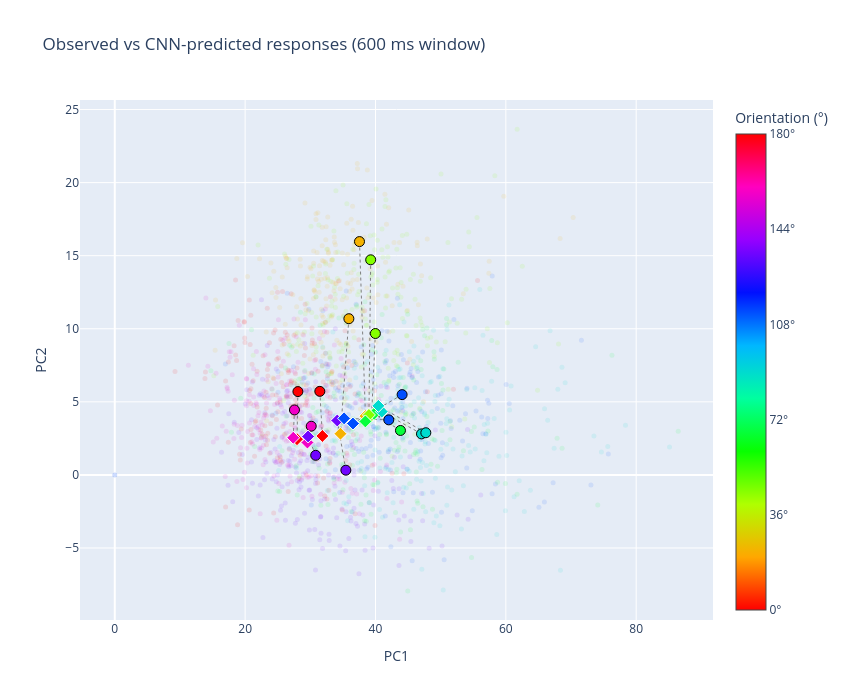

The notebook cell this image was saved under:
### Code cell
# Project observed averages, per-trial dots, and CNN predictions into PC1/PC2,
# computed from the same VIS_ORIENT_TIME window used to define the targets.
import os
import plotly.graph_objects as go
from sklearn.decomposition import PCA

X_win  = targets                                # (n_orient, n_neurons)
pca_win = PCA(n_components=2).fit(X_win)
proj_win = pca_win.components_.T                # (n_neurons, 2)
coords_win = X_win @ proj_win                   # (n_orient, 2)

# CNN predictions under greedy stims (already over the VIS_ORIENT_TIME window).
greedy_pred_full = np.zeros((len(visual_orientation_degs), n_neurons), dtype=np.float32)
for o_idx in range(len(visual_orientation_degs)):
    x = torch.from_numpy(est_stims[o_idx]).unsqueeze(0).to(device).float()
    with torch.no_grad():
        rate = torch.exp(model(x))              # (1, n_neurons, n_bins)
    greedy_pred_full[o_idx] = rate[0, :, :VIS_ORIENT_TIME // 10].sum(dim=1).cpu().numpy()
greedy_coords_win = greedy_pred_full @ proj_win

# Per-trial dots over the same VIS_ORIENT_TIME window.
vis_window_samples = (VIS_ORIENT_TIME * SAMPLE_RATE) // 1000
trial_coords  = []
trial_doubled = []
for o_idx, orientation in enumerate(visual_orientation_degs):
    trial_times = visual_trial_df[visual_trial_df['orientation'] == orientation]['timestamp'].values[:N_VIS_TRIALS]
    for t_time in trial_times:
        trial_spikes = visual_spikes[(visual_spikes['timestamp'] >= t_time) &
                                     (visual_spikes['timestamp'] <  t_time + vis_window_samples)]
        x_trial = np.zeros(n_neurons)
        if not trial_spikes.empty:
            counts = trial_spikes.groupby('neuron_id').size()
            for nid, c in counts.items():
                if nid in neuron_to_idx:
                    x_trial[neuron_to_idx[nid]] = c
        trial_coords.append(x_trial @ proj_win)
        trial_doubled.append((int(orientation) * 2) % 360)
trial_coords  = np.array(trial_coords)
trial_doubled = np.array(trial_doubled)

doubled = (np.array(visual_orientation_degs) * 2) % 360

fig = go.Figure()

# Per-trial cloud
fig.add_trace(go.Scatter(
    x=trial_coords[:, 0], y=trial_coords[:, 1],
    mode='markers',
    marker=dict(size=5, color=trial_doubled, colorscale='HSV',
                cmin=0, cmax=360, opacity=0.1, line=dict(width=0)),
    hoverinfo='skip', showlegend=False,
))

# Match links between observed and predicted
for o in range(len(visual_orientation_degs)):
    fig.add_trace(go.Scatter(
        x=[coords_win[o, 0], greedy_coords_win[o, 0]],
        y=[coords_win[o, 1], greedy_coords_win[o, 1]],
        mode='lines', line=dict(color='gray', width=1, dash='dot'),
        hoverinfo='skip', showlegend=False,
    ))

# Observed orientation averages (circles)
fig.add_trace(go.Scatter(
    x=coords_win[:, 0], y=coords_win[:, 1],
    mode='markers',
    marker=dict(size=10, color=doubled, colorscale='HSV', cmin=0, cmax=360,
                line=dict(color='black', width=1),
                colorbar=dict(
                    title='Orientation (°)',
                    tickvals=np.arange(0, 361, 72),
                    ticktext=[f'{int(v/2)}°' for v in np.arange(0, 361, 72)],
                )),
    showlegend=False,
))

# Greedy CNN predictions (diamonds)
fig.add_trace(go.Scatter(
    x=greedy_coords_win[:, 0], y=greedy_coords_win[:, 1],
    mode='markers',
    marker=dict(size=10, color=doubled, colorscale='HSV', cmin=0, cmax=360,
                symbol='diamond', line=dict(color='white', width=1)),
    showlegend=False,
))

fig.update_layout(
    title=f'Observed vs CNN-predicted responses ({VIS_ORIENT_TIME} ms window)',
    xaxis_title='PC1', yaxis_title='PC2',
    width=850, height=700,
)

os.makedirs('results', exist_ok=True)
fig.write_html(f'results/vis_response_pc1_pc2_recon_{BUDGET}.html', include_plotlyjs='cdn')
try:
    fig.write_image(f'results/vis_response_pc1_pc2_recon_{BUDGET}.svg', width=850, height=700, scale=2)
    fig.write_image(f'results/vis_response_pc1_pc2_recon_{BUDGET}.pdf', width=850, height=700, scale=2)
except Exception as e:
    print(f'[image export skipped: {e}]')
    print('Open the HTML in a browser and File > Print > Save as PDF for vector output.')
fig.show()

### Figure 1 — Plotly figure (JSON) as saved in the notebook; plotly's stock layout.template omitted (floating-point values rounded to 4 significant figures; data arrays with more than 128 entries replaced by an {"elided": "..."} marker saying what was removed)
{"data": [{"hoverinfo": "skip", "marker": {"cmax": 360, "cmin": 0, "color": {"elided": "1600 int values"}, "colorscale": [[0, "#ff0000"], [0.1111, "#ffa700"], [0.2222, "#afff00"], [0.3333, "#08ff00"], [0.4444, "#00ff9f"], [0.5556, "#00b7ff"], [0.6667, "#0010ff"], [0.7778, "#9700ff"], [0.8889, "#ff00bf"], [1, "#ff0000"]], "line": {"width": 0}, "opacity": 0.1, "size": 5}, "mode": "markers", "showlegend": false, "type": "scatter", "x": {"elided": "1600 float values"}, "y": {"elided": "1600 float values"}}, {"hoverinfo": "skip", "line": {"color": "gray", "dash": "dot", "width": 1}, "mode": "lines", "showlegend": false, "type": "scatter", "x": [28.1, 27.96], "y": [5.702, 2.444]}, {"hoverinfo": "skip", "line": {"color": "gray", "dash": "dot", "width": 1}, "mode": "lines", "showlegend": false, "type": "scatter", "x": [35.92, 34.63], "y": [10.69, 2.82]}, {"hoverinfo": "skip", "line": {"color": "gray", "dash": "dot", "width": 1}, "mode": "lines", "showlegend": false, "type": "scatter", "x": [39.98, 39.4], "y": [9.676, 4.076]}, {"hoverinfo": "skip", "line": {"color": "gray", "dash": "dot", "width": 1}, "mode": "lines", "showlegend": false, "type": "scatter", "x": [43.83, 39.78], "y": [3.041, 4.177]}, {"hoverinfo": "skip", "line": {"color": "gray", "dash": "dot", "width": 1}, "mode": "lines", "showlegend": false, "type": "scatter", "x": [47.06, 40.97], "y": [2.807, 4.33]}, {"hoverinfo": "skip", "line": {"color": "gray", "dash": "dot", "width": 1}, "mode": "lines", "showlegend": false, "type": "scatter", "x": [44.09, 36.54], "y": [5.494, 3.515]}, {"hoverinfo": "skip", "line": {"color": "gray", "dash": "dot", "width": 1}, "mode": "lines", "showlegend": false, "type": "scatter", "x": [35.45, 34.14], "y": [0.3231, 3.724]}, {"hoverinfo": "skip", "line": {"color": "gray", "dash": "dot", "width": 1}, "mode": "lines", "showlegend": false, "type": "scatter", "x": [30.14, 29.56], "y": [3.332, 2.217]}, {"hoverinfo": "skip", "line": {"color": "gray", "dash": "dot", "width": 1}, "mode": "lines", "showlegend": false, "type": "scatter", "x": [31.46, 31.85], "y": [5.717, 2.664]}, {"hoverinfo": "skip", "line": {"color": "gray", "dash": "dot", "width": 1}, "mode": "lines", "showlegend": false, "type": "scatter", "x": [37.55, 38.46], "y": [15.96, 4.02]}, {"hoverinfo": "skip", "line": {"color": "gray", "dash": "dot", "width": 1}, "mode": "lines", "showlegend": false, "type": "scatter", "x": [39.26, 38.99], "y": [14.72, 4.104]}, {"hoverinfo": "skip", "line": {"color": "gray", "dash": "dot", "width": 1}, "mode": "lines", "showlegend": false, "type": "scatter", "x": [40.78, 38.45], "y": [4.338, 3.661]}, {"hoverinfo": "skip", "line": {"color": "gray", "dash": "dot", "width": 1}, "mode": "lines", "showlegend": false, "type": "scatter", "x": [47.72, 40.44], "y": [2.886, 4.724]}, {"hoverinfo": "skip", "line": {"color": "gray", "dash": "dot", "width": 1}, "mode": "lines", "showlegend": false, "type": "scatter", "x": [42.04, 35.18], "y": [3.766, 3.872]}, {"hoverinfo": "skip", "line": {"color": "gray", "dash": "dot", "width": 1}, "mode": "lines", "showlegend": false, "type": "scatter", "x": [30.83, 29.66], "y": [1.342, 2.631]}, {"hoverinfo": "skip", "line": {"color": "gray", "dash": "dot", "width": 1}, "mode": "lines", "showlegend": false, "type": "scatter", "x": [27.57, 27.38], "y": [4.446, 2.544]}, {"marker": {"cmax": 360, "cmin": 0, "color": [0, 45, 90, 135, 180, 225, 270, 315, 0, 45, 90, 135, 180, 225, 270, 315], "colorbar": {"ticktext": ["0°", "36°", "72°", "108°", "144°", "180°"], "tickvals": [0, 72, 144, 216, 288, 360], "title": {"text": "Orientation (°)"}}, "colorscale": [[0, "#ff0000"], [0.1111, "#ffa700"], [0.2222, "#afff00"], [0.3333, "#08ff00"], [0.4444, "#00ff9f"], [0.5556, "#00b7ff"], [0.6667, "#0010ff"], [0.7778, "#9700ff"], [0.8889, "#ff00bf"], [1, "#ff0000"]], "line": {"color": "black", "width": 1}, "size": 10}, "mode": "markers", "showlegend": false, "type": "scatter", "x": [28.1, 35.92, 39.98, 43.83, 47.06, 44.09, 35.45, 30.14, 31.46, 37.55, 39.26, 40.78, 47.72, 42.04, 30.83, 27.57], "y": [5.702, 10.69, 9.676, 3.041, 2.807, 5.494, 0.3231, 3.332, 5.717, 15.96, 14.72, 4.338, 2.886, 3.766, 1.342, 4.446]}, {"marker": {"cmax": 360, "cmin": 0, "color": [0, 45, 90, 135, 180, 225, 270, 315, 0, 45, 90, 135, 180, 225, 270, 315], "colorscale": [[0, "#ff0000"], [0.1111, "#ffa700"], [0.2222, "#afff00"], [0.3333, "#08ff00"], [0.4444, "#00ff9f"], [0.5556, "#00b7ff"], [0.6667, "#0010ff"], [0.7778, "#9700ff"], [0.8889, "#ff00bf"], [1, "#ff0000"]], "line": {"color": "white", "width": 1}, "size": 10, "symbol": "diamond"}, "mode": "markers", "showlegend": false, "type": "scatter", "x": [27.96, 34.63, 39.4, 39.78, 40.97, 36.54, 34.14, 29.56, 31.85, 38.46, 38.99, 38.45, 40.44, 35.18, 29.66, 27.38], "y": [2.444, 2.82, 4.076, 4.177, 4.33, 3.515, 3.724, 2.217, 2.664, 4.02, 4.104, 3.661, 4.724, 3.872, 2.631, 2.544]}], "layout": {"height": 700, "title": {"text": "Observed vs CNN-predicted responses (600 ms window)"}, "width": 850, "xaxis": {"title": {"text": "PC1"}}, "yaxis": {"title": {"text": "PC2"}}}}
